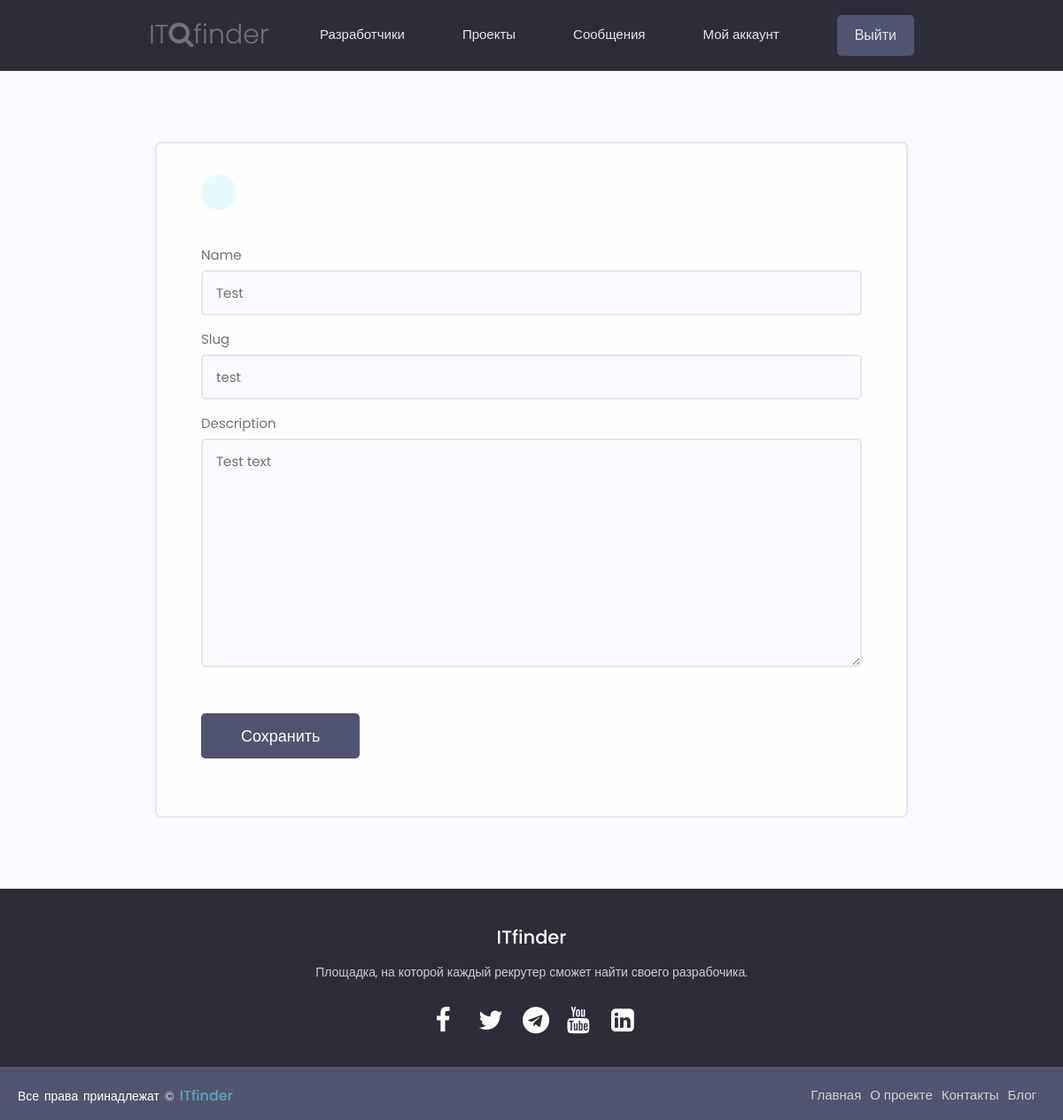
The app's page /update-skill/test/ (signed in) with its own data.
### users/models.py (models this page shows, shortened)
class Skill(models.Model):
    name = models.CharField(max_length=50, blank=True, null=True)
    slug = models.SlugField()
    description = models.TextField(null=True, blank=True)
    created = models.DateTimeField(auto_now_add=True)
    id = models.UUIDField(default=uuid.uuid4, unique=True,
                          primary_key=True, editable=False)

### users/views.py (the view)
# urls.py: path('update-skill/<slug:skill_slug>/', views.updateSkill, name="update-skill"),
@login_required(login_url='login')
def updateSkill(request, skill_slug):
    profile = request.user.profile
    skill = profile.skills.get(slug=skill_slug)
    form = SkillForm(instance=skill)
    if request.method == 'POST':
        form = SkillForm(request.POST, instance=skill)
        if form.is_valid():
            form.save()
            messages.success(request, 'Навык успешно обновлен')
            return redirect('account')
    context = {'form': form}
    return render(request, 'users/skill_form.html', context)

### users/forms.py
class SkillForm(ModelForm):
    class Meta:
        model = Skill
        fields = '__all__'
        exclude = ['owner']
    def __init__(self, *args, **kwargs):
        super(SkillForm, self).__init__(*args, **kwargs)
        for name, field in self.fields.items():
            field.widget.attrs.update({'class': 'input'})

### users/templates/users/skill_form.html (shortened to what this page needs)
{% extends 'base.html' %}
{% block content %}
<main class="formPage my-xl">
    <div class="content-box">
        <div class="formWrapper">
            <a class="backButton" href="{% url 'account' %}"></a>
            <br>
            <form class="form" method="POST" action="">
                {% for field in form %}
                <div class="form__field">
                    <label for="formInput#text"> {{ field.label }}</label>
                    {{ field }}
                </div>
                {% endfor %}
                <input class="btn btn--sub btn--lg  my-md" type="submit" value="Сохранить" />
            </form>
        </div>
    </div>
</main>
{% endblock %}

### projects/static/styles/main.css (style rules this page uses)
* { margin: 0; padding: 0; box-sizing: border-box; }
:root { --color-sub: #2d2d39; }
.btn--sub { background-color: var(--color-sub-light); }
.content-box { width: 95%; max-width: 85rem; margin: 0 auto; }
.backButton { background: var(--color-main-light); color: var(--color-main); width: 4rem; height: 4rem; display: flex; align-items: center; justify-content: center; border-radius: 50%; }
.formPage .formWrapper { list-style: none; background: var(--color-white); padding: 3.5rem 5rem; border: 2px solid var(--color-light); border-radius: 0.7rem; }

### projects/static/uikit/styles/modules/_variables.css (style rules this page uses)
:root { --color-main: #5aa5b9; --color-main-light: #e6faff; --color-sub: #3f4156; --color-sub-light: #51546e; --color-sub-lighter: #ededfd; --color-text: #737373; --color-gray: #8b8b8b; --color-light: #e5e7eb; --color-light-gray: #767676; --color-bg: #f8fafd; --color-white: #fffefd; --color-white-light: #f3f3f3; --color-success: #359e64; --color-success-bg: #def8e8; --color-error: #fc4b0b; --color-error-bg: #fff2ee; --font-base: 'Poppins', arial, helvetica, 'Segoe UI', roboto, ubuntu, sans-serif; --font-monospace: 'Fira Code', 'Courier New', courier, monospace; --font-regular: 300; --font-medium: 500; --font-bold: 700; --generic-shadow: 1px 1px 5px #00000010; --generic-transition: all 0.3s ease-in-out; }

### projects/static/uikit/styles/modules/_base.css (style rules this page uses)
* { margin: 0; padding: 0; box-sizing: border-box; text-rendering: optimizeLegibility; color: inherit; font-size: inherit; }
html { font-size: 50%; }
@media only screen and (min-width: 480px) { html { font-size: 56.25%; } }
@media only screen and (min-width: 1200px) { html { font-size: 62.5%; } }
body { line-height: 1.6; font-weight: 400; font-size: 1.5rem; color: var(--color-text); background-color: var(--color-bg); min-height: 100vh; }

### projects/static/uikit/styles/modules/_typography.css (style rules this page uses)
* { font-family: var(--font-base); }
a { padding-bottom: 2px; text-decoration: none; display: inline-block; color: var(--color-main); font-weight: var(--font-medium); }

### projects/static/uikit/styles/modules/_utilities.css (style rules this page uses)
.my-md { margin: 3rem auto; }
.my-xl { margin: 8rem auto; }

### projects/static/uikit/styles/modules/_button.css (style rules this page uses)
.btn { display: inline-block; position: relative; cursor: pointer; background-color: var(--color-light); font-weight: var(--font-medium); color: var(--color-sub); text-decoration: none; padding: 1rem 2rem; border-radius: 0.5rem; border: none; width: -webkit-fit-content; width: -moz-fit-content; width: fit-content; height: -webkit-fit-content; height: -moz-fit-content; height: fit-content; font-size: 1.6rem; outline-width: 0; outline-color: transparent; -webkit-backface-visibility: hidden; backface-visibility: hidden; transition: all 0.3s ease-in-out; }
.btn--sub { background-color: var(--color-sub); color: var(--color-white); }
.btn--lg { font-size: 1.8rem; padding: 1.2rem 4.5rem; }

### projects/static/uikit/styles/modules/_form.css (style rules this page uses)
.form { display: block; }
.form__field { margin-top: 1.5rem; margin-bottom: 1.5rem; }
.form__label, .form__field > label { display: block; margin-bottom: 0.5rem; color: var(--color-text); }
input.input[type='text'], input.input[type='email'], input.input[type='password'], input.input[type='number'], select.input, textarea.input { min-width: 24rem; width: 100%; padding: 1.2rem 1.5rem; border-radius: 0.5rem; border: 2px solid var(--color-light); transition: all 0.3s ease-in-out; background-color: var(--color-bg); }

### records on screen
Skill: form "Test" "test" "Test text"

### other values on screen
{{ field.label }} "Name" "Slug" "Description"
